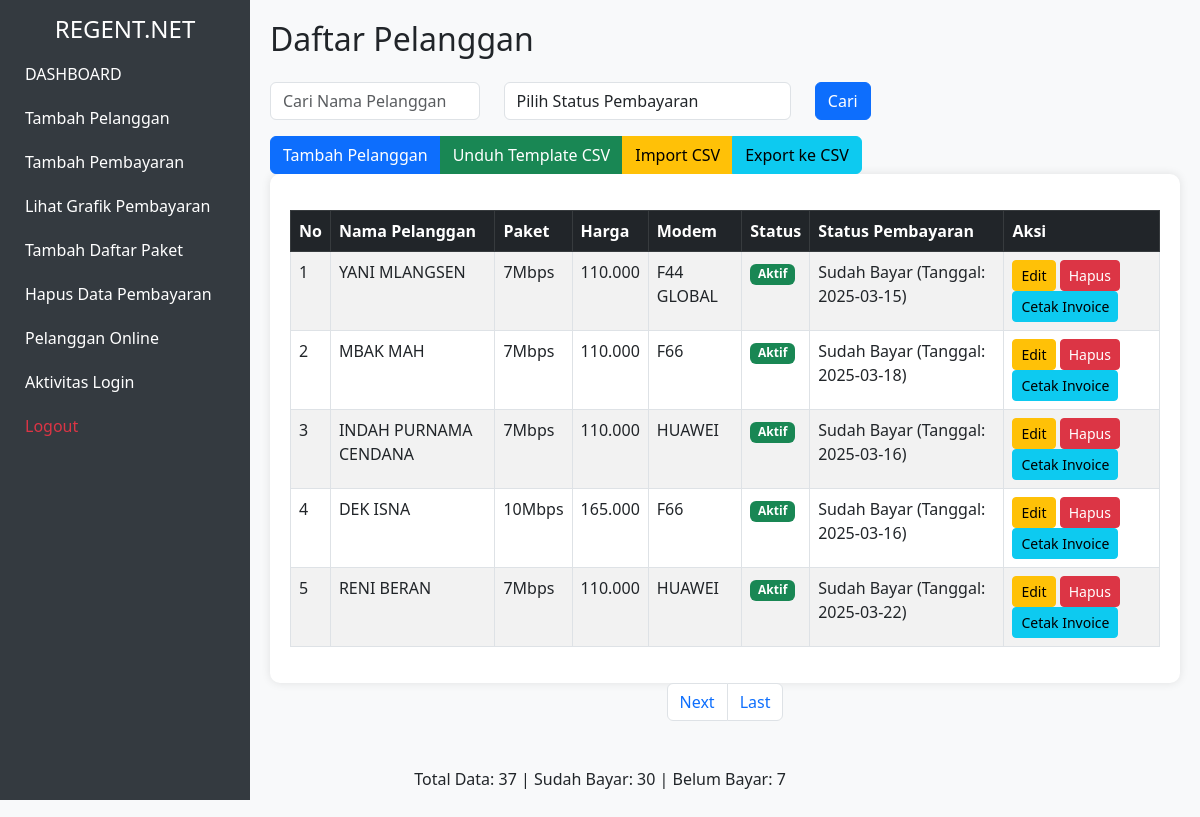
/index.php (signed in), run on the app's committed database.
### tables this page shows
CREATE TABLE `customers` (
  `id` int(11) NOT NULL,
  `customer_name` varchar(255) NOT NULL,
  `package` varchar(255) NOT NULL,
  `price` decimal(10,2) NOT NULL,
  `modem` varchar(255) NOT NULL,
  `installation_date` date NOT NULL,
  `status` enum('Aktif','Tidak Aktif') NOT NULL
);

### index.php (the view, shortened to what this page needs)
<?php
include 'config.php';
$perPage = 5;
$page = isset($_GET['page']) ? (int)$_GET['page'] : 1;
$start = ($page - 1) * $perPage;
$search_name = isset($_GET['search_name']) ? $_GET['search_name'] : '';
$search_status = isset($_GET['search_status']) ? $_GET['search_status'] : '';
$whereClause = "WHERE 1";
$sql = "SELECT c.*,
               IFNULL((SELECT payment_date FROM payments p WHERE p.customer_id = c.id ORDER BY payment_date DESC LIMIT 1), '') AS last_payment_date
        FROM customers c
        $whereClause
        LIMIT $start, $perPage";
$result = $conn->query($sql);
$total_sql = "SELECT COUNT(*) as total FROM customers c $whereClause";
$total_result = $conn->query($total_sql);
$total_row = $total_result->fetch_assoc();
$total_records = $total_row['total'];
$total_pages = ceil($total_records / $perPage);
$paid_sql = "SELECT COUNT(DISTINCT c.id) as paid_count
             FROM customers c
             JOIN payments p ON c.id = p.customer_id";
$paid_result = $conn->query($paid_sql);
$paid_row = $paid_result->fetch_assoc();
$paid_count = $paid_row['paid_count'];
$unpaid_count = $total_records - $paid_count;
$customers_with_payments = [];
while ($row = $result->fetch_assoc()) {
    $payment_status = $row['last_payment_date'] ? "Sudah Bayar (Tanggal: " . $row['last_payment_date'] . ")" : "Belum Bayar";
    $row['payment_status'] = $payment_status;
    $customers_with_payments[] = $row;
}
?>
<!DOCTYPE html>
<html lang="id">
<head>
    <link rel="stylesheet" href="https://cdn.jsdelivr.net/npm/bootstrap@5.3.0/dist/css/bootstrap.min.css">
</head>
<body>
    <nav class="sidebar">
        <h4 class="text-center">REGENT.NET</h4>
        <a href="index.php">DASHBOARD</a>
        <a href="tambah_pelanggan.php">Tambah Pelanggan</a>
        <a href="pembayaran.php">Tambah Pembayaran</a>
        <a href="grafik.php">Lihat Grafik Pembayaran</a>
        <a href="isi_daftar_paket.php">Tambah Daftar Paket</a>
        <a href="hps_pembayaran.php">Hapus Data Pembayaran</a>
        <a href="user_active.php">Pelanggan Online</a>
        <a href="view_logs.php">Aktivitas Login</a>
        <a href="logout.php" class="text-danger">Logout</a>
    </nav>
    <div class="content">
        <h2 class="mb-4">Daftar Pelanggan</h2>
        <form method="GET" class="mb-3">
            <div class="row">
                <div class="col-md-3">
                    <input type="text" name="search_name" class="form-control" placeholder="Cari Nama Pelanggan" value="<?php echo htmlspecialchars($search_name); ?>">
                </div>
                <div class="col-md-4">
                    <select name="search_status" class="form-control">
                        <option value="">Pilih Status Pembayaran</option>
                    </select>
                </div>
                <div class="col-md-4">
                    <button type="submit" class="btn btn-primary">Cari</button>
                </div>
            </div>
        </form>
        <div class="btn-group" role="group" aria-label="Button group">
            <a href="tambah_pelanggan.php" class="btn btn-primary">Tambah Pelanggan</a>
            <a href="download_template.php" class="btn btn-success">Unduh Template CSV</a>
            <a href="import.php" class="btn btn-warning">Import CSV</a>
            <a href="export.php" class="btn btn-info">Export ke CSV</a>
        </div>
            <div class="table-container">
                <table class="table table-striped table-bordered mt-3">
                    <thead class="table-dark">
                        <tr>
                            <th>No</th>
                            <th>Nama Pelanggan</th>
                            <th>Paket</th>
                            <th>Harga</th>
                            <th>Modem</th>
                            <th>Status</th>
                            <th>Status Pembayaran</th>
                            <th>Aksi</th>
                        </tr>
                    </thead>
                    <tbody>
                        <?php
                        $no = $start + 1;
                        foreach ($customers_with_payments as $row) { ?>
                            <tr>
                                <td><?php echo $no++; ?></td>
                                <td><?php echo $row['customer_name']; ?></td>
                                <td><?php echo $row['package']; ?></td>
                                <td><?php echo number_format($row['price'], 0, ',', '.'); ?></td>
                                <td><?php echo $row['modem']; ?></td>
                                <td>
                                    <span class="badge bg-<?php echo ($row['status'] == 'Aktif') ? 'success' : 'danger'; ?>">
                                        <?php echo $row['status']; ?>
                                    </span>
                                </td>
                                <td><?php echo $row['payment_status']; ?></td>
                                <td>
                                    <a href="tambah_pelanggan.php?edit=<?php echo $row['id']; ?>" class="btn btn-sm btn-warning">Edit</a>
                                    <a href="tambah_pelanggan.php?delete=<?php echo $row['id']; ?>" class="btn btn-sm btn-danger" onclick="return confirm('Apakah Anda yakin ingin menghapus pelanggan ini?');">Hapus</a>
                                    <a href="cetak_invoice.php?id=<?php echo $row['id']; ?>" class="btn btn-sm btn-info" target="_blank">Cetak Invoice</a>
                                </td>
                            </tr>
                        <?php } ?>
                    </tbody>
                </table>
            </div>
            <nav aria-label="Page navigation">
                <ul class="pagination justify-content-center">
                    <?php if ($page < $total_pages): ?>
                        <li class="page-item">
                            <a class="page-link" href="?page=<?php echo $page + 1; ?>&search_name=<?php echo urlencode($search_name); ?>&search_status=<?php echo urlencode($search_status); ?>">Next</a>
                        </li>
                        <li class="page-item">
                            <a class="page-link" href="?page=<?php echo $total_pages; ?>&search_name=<?php echo urlencode($search_name); ?>&search_status=<?php echo urlencode($search_status); ?>">Last</a>
                        </li>
                    <?php endif; ?>
                </ul>
            </nav>
        </div>
        <div class="footer">
            <p>Total Data: <?php echo $total_records; ?> | Sudah Bayar: <?php echo $paid_count; ?> | Belum Bayar: <?php echo $unpaid_count; ?></p>
        </div>
</body>
</html>

### index.php (style rules this page uses)
body { background-color: #f8f9fa; }
.sidebar { width: 250px; background: #343a40; color: white; padding: 15px; height: 100vh; position: fixed; }
.sidebar a { color: white; text-decoration: none; display: block; padding: 10px; }
.content { margin-left: 250px; padding: 20px; flex: 1; }
.footer { background: #f8f9fa; text-align: center; padding: 10px; margin-top: auto; }
.table-container { background: white; padding: 20px; border-radius: 10px; box-shadow: 0px 0px 10px rgba(0, 0, 0, 0.1); }

### data on the page
customers: customer_name "YANI MLANGSEN", package "7Mbps", price "110.000", modem "F44 GLOBAL", status "Aktif", payment_status "Sudah Bayar (Tanggal: 2025-03-15)"
customers: customer_name "MBAK MAH", package "7Mbps", price "110.000", modem "F66", status "Aktif", payment_status "Sudah Bayar (Tanggal: 2025-03-18)"
customers: customer_name "INDAH PURNAMA CENDANA", package "7Mbps", price "110.000", modem "HUAWEI", status "Aktif", payment_status "Sudah Bayar (Tanggal: 2025-03-16)"
customers: customer_name "DEK ISNA", package "10Mbps", price "165.000", modem "F66", status "Aktif", payment_status "Sudah Bayar (Tanggal: 2025-03-16)"
customers: customer_name "RENI BERAN", package "7Mbps", price "110.000", modem "HUAWEI", status "Aktif", payment_status "Sudah Bayar (Tanggal: 2025-03-22)"

### other printed values
$total_records "37"
$paid_count "30"
$unpaid_count "7"
